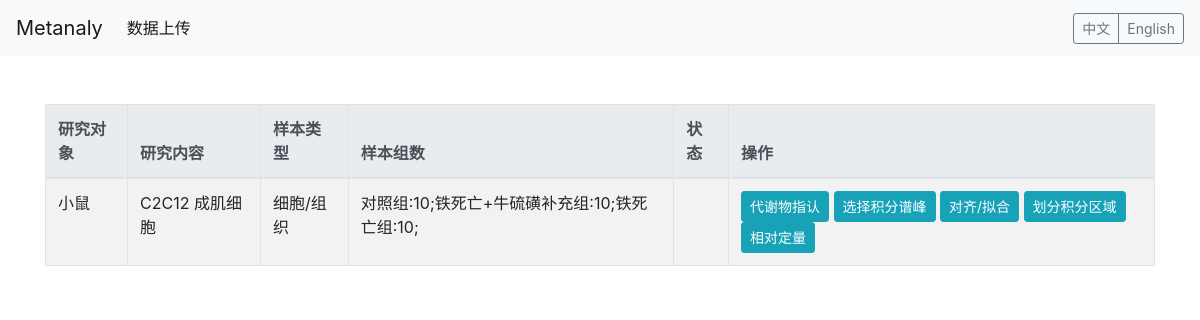
The page /analysis/4 on the database its author committed.
### app.py (models this page shows, shortened)
class FileInfo(db.Model):
    __tablename__ = "file_info"
    id = db.Column(db.Integer, primary_key=True)
    file_name = db.Column(db.String(80))
    object = db.Column(db.String(80))
    context = db.Column(db.String(80))
    sample = db.Column(db.String(80))
    gp = db.Column(db.String(80))
    date = db.Column(db.String(80))
    purpose = db.Column(db.String(200))

### app.py (the view)
@app.route('/analysis/<int:id>', methods=['GET'])
def analysis(id):
    file_info = FileInfo.query.filter_by(id=id).first()
    return render_template('analysis.html', fileinfo=file_info, stat=get_status(file_info.file_name))

### app.py (called while the page is built)
def get_status(file_name):
    file_path2 = os.path.join(UPLOAD_FOLDER, secure_filename(file_name) + '_output' + '.csv')
    file_path3 = os.path.join(UPLOAD_FOLDER, secure_filename(file_name) + '_quantification' + '.csv')
    file_path4 = os.path.join(UPLOAD_FOLDER, secure_filename(file_name) + '_quantregion' + '.csv')
    status = []
    sta = ''
    if os.path.exists(file_path2):
        status.append('已指认')
    if os.path.exists(file_path3):
        status.append('已定量')
    if os.path.exists(file_path4):
        status.append('已划分积分区域')
    if len(status) > 0:
        for i in status:
            sta = sta + i + ';'
    return sta

### templates/analysis.html (shortened to what this page needs)
<!DOCTYPE html>
<html lang="zh">
<head>
    <link rel="stylesheet" href="https://cdn.bootcdn.net/ajax/libs/twitter-bootstrap/4.5.2/css/bootstrap.min.css">
</head>
<body>
<nav class="navbar navbar-expand-lg navbar-light bg-light">
    <a class="navbar-brand" data-key="navbar.brand">Metanaly</a>
    <div class="collapse navbar-collapse" id="navbarNav">
        <ul class="navbar-nav mr-auto">
            <li class="nav-item active">
                <a class="nav-link" href="/" data-key="navbar.upload">数据上传 <span class="sr-only">(current)</span></a>
            </li>
        </ul>
        <div class="btn-group">
            <button id="lang-zh" class="btn btn-sm btn-outline-secondary">中文</button>
            <button id="lang-en" class="btn btn-sm btn-outline-secondary">English</button>
        </div>
    </div>
</nav>
<div class="container my-5">
    <div class="table-responsive">
        <table class="table table-bordered table-striped">
            <thead class="thead-light">
            <tr>
                <th data-key="table.headers.object">研究对象</th>
                <th data-key="table.headers.context">研究内容</th>
                <th data-key="table.headers.sample_type">样本类型</th>
                <th data-key="table.headers.groups">样本组数</th>
                <th data-key="table.headers.status">状态</th>
                <th data-key="table.headers.actions">操作</th>
            </tr>
            </thead>
            <tbody>
            <tr>
                <td>{{ fileinfo.object }}</td>
                <td>{{ fileinfo.context }}</td>
                <td>{{ fileinfo.sample }}</td>
                <td>{{ fileinfo.gp }}</td>
                <td>{{ stat }}</td>
                <td>
                    <a href="{{ url_for('nmrformer', id=fileinfo.id) }}" class="btn btn-sm btn-info" data-key="buttons.identify">代谢物指认</a>
                    <a href="{{ url_for('meta_select', id=fileinfo.id) }}" class="btn btn-sm btn-info" data-key="buttons.select_peaks">选择积分谱峰</a>
                    <a href="{{ url_for('alig_or_mod', id=fileinfo.id) }}" class="btn btn-sm btn-info" data-key="buttons.align_fit">对齐/拟合</a>
                    <a href="{{ url_for('get_region', id=fileinfo.id) }}" class="btn btn-sm btn-info" data-key="buttons.integrate">划分积分区域</a>
                    <a href="{{ url_for('quantification', id=fileinfo.id) }}" class="btn btn-sm btn-info" data-key="buttons.quantify">相对定量</a>
                </td>
            </tr>
            </tbody>
        </table>
    </div>
</div>
</body>
</html>

### rows shown on the page
FileInfo: object "小鼠", context "C2C12 成肌细胞", sample "细胞/组织", gp "对照组:10;铁死亡+牛硫磺补充组:10;铁死亡组:10;"
